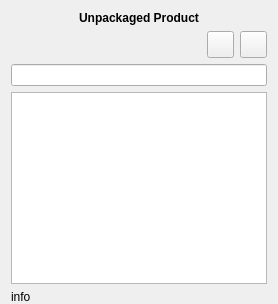
          <widget class="QWidget" name="tab_10">
           <attribute name="title">
            <string>UPP       </string>
           </attribute>
           <attribute name="toolTip">
            <string>Unpacked products</string>
           </attribute>
           <layout class="QGridLayout" name="gridLayout_13">
            <property name="bottomMargin">
             <number>0</number>
            </property>
            <item row="0" column="0">
             <layout class="QGridLayout" name="gridLayout_8">
              <item row="3" column="0" colspan="3">
               <widget class="QListWidget" name="unpacked_product_list">
                <property name="font">
                 <font>
                  <family>Ubuntu</family>
                  <weight>75</weight>
                  <italic>false</italic>
                  <bold>true</bold>
                 </font>
                </property>
                <property name="verticalScrollMode">
                 <enum>QAbstractItemView::ScrollPerPixel</enum>
                </property>
                <property name="horizontalScrollMode">
                 <enum>QAbstractItemView::ScrollPerPixel</enum>
                </property>
                <property name="spacing">
                 <number>6</number>
                </property>
                <property name="sortingEnabled">
                 <bool>true</bool>
                </property>
               </widget>
              </item>
              <item row="2" column="0" colspan="3">
               <widget class="QLineEdit" name="Unpackaged_products_UI_SearchBar"/>
              </item>
              <item row="1" column="1">
               <widget class="QPushButton" name="delete_unpackaged_product">
                <property name="minimumSize">
                 <size>
                  <width>27</width>
                  <height>27</height>
                 </size>
                </property>
                <property name="maximumSize">
                 <size>
                  <width>27</width>
                  <height>27</height>
                 </size>
                </property>
                <property name="text">
                 <string/>
                </property>
                <property name="iconSize">
                 <size>
                  <width>20</width>
                  <height>20</height>
                 </size>
                </property>
               </widget>
              </item>
              <item row="1" column="0">
               <widget class="QLabel" name="unpacked_products_count">
                <property name="font">
                 <font>
                  <italic>false</italic>
                 </font>
                </property>
                <property name="text">
                 <string/>
                </property>
                <property name="alignment">
                 <set>Qt::AlignLeading|Qt::AlignLeft|Qt::AlignVCenter</set>
                </property>
               </widget>
              </item>
              <item row="0" column="0" colspan="3">
               <widget class="QLabel" name="upp_label">
                <property name="font">
                 <font>
                  <weight>75</weight>
                  <italic>false</italic>
                  <bold>true</bold>
                 </font>
                </property>
                <property name="text">
                 <string>Unpackaged Product</string>
                </property>
                <property name="alignment">
                 <set>Qt::AlignCenter</set>
                </property>
               </widget>
              </item>
              <item row="1" column="2">
               <widget class="QPushButton" name="add_unpackaged_product">
                <property name="minimumSize">
                 <size>
                  <width>27</width>
                  <height>27</height>
                 </size>
                </property>
                <property name="maximumSize">
                 <size>
                  <width>27</width>
                  <height>27</height>
                 </size>
                </property>
                <property name="font">
                 <font>
                  <family>Ubuntu</family>
                  <weight>75</weight>
                  <italic>false</italic>
                  <bold>true</bold>
                 </font>
                </property>
                <property name="text">
                 <string/>
                </property>
                <property name="iconSize">
                 <size>
                  <width>20</width>
                  <height>20</height>
                 </size>
                </property>
               </widget>
              </item>
              <item row="4" column="0" colspan="3">
               <widget class="QLabel" name="Unpackaged_product_list_info">
                <property name="text">
                 <string>info</string>
                </property>
               </widget>
              </item>
             </layout>
            </item>
           </layout>
          </widget>
